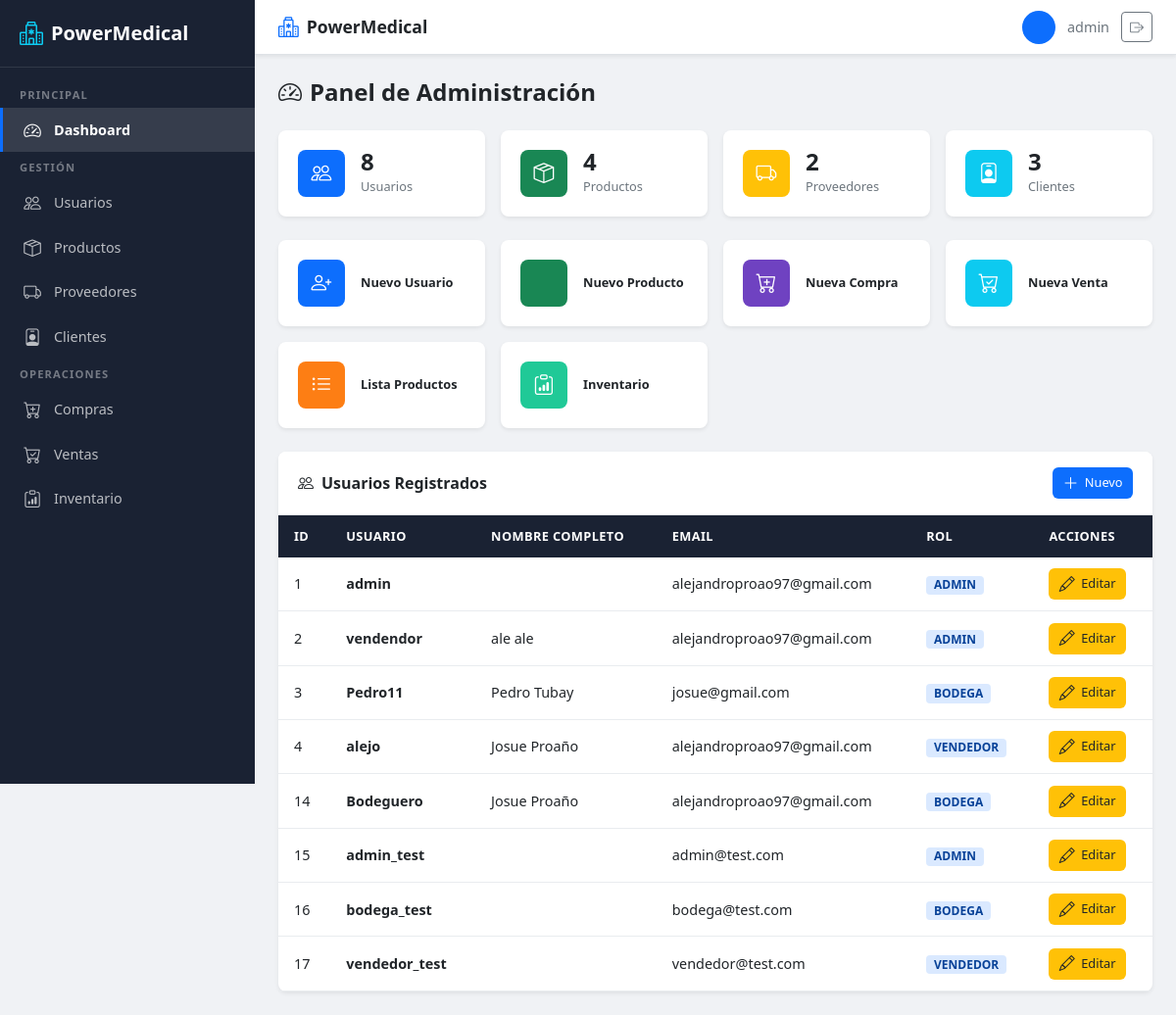
The page /usuarios/dashboard/admin/ (signed in) on the database its author committed.
### usuarios/models.py (models this page shows)
class Usuario(AbstractUser):
    ROLES = [
        ('ADMIN', 'Administrador'),
        ('BODEGA', 'Bodeguero'),
        ('VENDEDOR', 'Vendedor'),
    ]
    rol = models.CharField(
        max_length=15,
        choices=ROLES,
        default='VENDEDOR'
    )

### usuarios/views.py (the view)
# urls.py: path('dashboard/admin/', views.dashboard_admin, name='dashboard_admin'),
@roles_permitidos('ADMIN')
def dashboard_admin(request):
    context = {
        'usuarios': Usuario.objects.all(),
        'productos_count': Producto.objects.filter(estado='ACTIVO').count(),
        'proveedores_count': Proveedor.objects.filter(estado='ACTIVO').count(),
        'clientes_count': Cliente.objects.filter(estado='ACTIVO').count(),
    }
    return render(request, 'usuarios/dashboard_admin.html', context)

### usuarios/views.py (called while the page is built)
def roles_permitidos(*roles):
    def decorator(view_func):
        @wraps(view_func)
        @login_required
        def wrapper(request, *args, **kwargs):
            if request.user.is_superuser or request.user.rol in roles:
                return view_func(request, *args, **kwargs)
            return redirect('redireccion_rol')
        return wrapper
    return decorator

### usuarios/templates/usuarios/dashboard_admin.html (shortened to what this page needs)
{% extends 'usuarios/base.html' %}
{% block content %}
<div class="pm-page-header">
    <h2><i class="bi bi-speedometer2 me-2"></i>Panel de Administración</h2>
</div>
<div class="row g-3 mb-4">
    <div class="col-sm-6 col-lg-3">
        <a href="{% url 'registro_usuario' %}" class="pm-stat-card">
            <div class="pm-stat-icon pm-bg-primary">
                <i class="bi bi-people"></i>
            </div>
            <div class="pm-stat-info">
                <h3>{{ usuarios|length }}</h3>
                <p>Usuarios</p>
            </div>
        </a>
    </div>
    <div class="col-sm-6 col-lg-3">
        <a href="{% url 'lista_productos' %}" class="pm-stat-card">
            <div class="pm-stat-icon pm-bg-success">
                <i class="bi bi-box-seam"></i>
            </div>
            <div class="pm-stat-info">
                <h3>{{ productos_count }}</h3>
                <p>Productos</p>
            </div>
        </a>
    </div>
    <div class="col-sm-6 col-lg-3">
        <a href="{% url 'registrar_proveedor' %}" class="pm-stat-card">
            <div class="pm-stat-icon pm-bg-warning">
                <i class="bi bi-truck"></i>
            </div>
            <div class="pm-stat-info">
                <h3>{{ proveedores_count }}</h3>
                <p>Proveedores</p>
            </div>
        </a>
    </div>
    <div class="col-sm-6 col-lg-3">
        <a href="{% url 'registrar_cliente' %}" class="pm-stat-card">
            <div class="pm-stat-icon pm-bg-info">
                <i class="bi bi-person-badge"></i>
            </div>
            <div class="pm-stat-info">
                <h3>{{ clientes_count }}</h3>
                <p>Clientes</p>
            </div>
        </a>
    </div>
</div>
<div class="row g-3 mb-4">
    <div class="col-sm-6 col-md-4 col-lg-3">
        <a href="{% url 'registro_usuario' %}" class="pm-stat-card">
            <div class="pm-stat-icon" style="background:#0d6efd"><i class="bi bi-person-plus"></i></div>
            <div class="pm-stat-info">
                <p style="font-weight:600;color:#212529;margin:0">Nuevo Usuario</p>
            </div>
        </a>
    </div>
    <div class="col-sm-6 col-md-4 col-lg-3">
        <a href="{% url 'registro_producto' %}" class="pm-stat-card">
            <div class="pm-stat-icon" style="background:#198754"></div>
            <div class="pm-stat-info">
                <p style="font-weight:600;color:#212529;margin:0">Nuevo Producto</p>
            </div>
        </a>
    </div>
    <div class="col-sm-6 col-md-4 col-lg-3">
        <a href="{% url 'registrar_compra' %}" class="pm-stat-card">
            <div class="pm-stat-icon" style="background:#6f42c1"><i class="bi bi-cart-plus"></i></div>
            <div class="pm-stat-info">
                <p style="font-weight:600;color:#212529;margin:0">Nueva Compra</p>
            </div>
        </a>
    </div>
    <div class="col-sm-6 col-md-4 col-lg-3">
        <a href="{% url 'registrar_venta' %}" class="pm-stat-card">
            <div class="pm-stat-icon" style="background:#0dcaf0"><i class="bi bi-cart-check"></i></div>
            <div class="pm-stat-info">
                <p style="font-weight:600;color:#212529;margin:0">Nueva Venta</p>
            </div>
        </a>
    </div>
    <div class="col-sm-6 col-md-4 col-lg-3">
        <a href="{% url 'lista_productos' %}" class="pm-stat-card">
            <div class="pm-stat-icon" style="background:#fd7e14"><i class="bi bi-list-ul"></i></div>
            <div class="pm-stat-info">
                <p style="font-weight:600;color:#212529;margin:0">Lista Productos</p>
            </div>
        </a>
    </div>
    <div class="col-sm-6 col-md-4 col-lg-3">
        <a href="{% url 'lista_inventario' %}" class="pm-stat-card">
            <div class="pm-stat-icon" style="background:#20c997"><i class="bi bi-clipboard-data"></i></div>
            <div class="pm-stat-info">
                <p style="font-weight:600;color:#212529;margin:0">Inventario</p>
            </div>
        </a>
    </div>
</div>
<div class="pm-card">
    <div class="pm-card-header">
        <span><i class="bi bi-people me-2"></i>Usuarios Registrados</span>
        <a href="{% url 'registro_usuario' %}" class="pm-btn pm-btn-primary pm-btn-sm">
            <i class="bi bi-plus-lg"></i> Nuevo
        </a>
    </div>
    <div class="pm-card-body p-0">
        <div class="pm-table-responsive">
            <table class="pm-table">
                <thead>
                    <tr>
                        <th>ID</th>
                        <th>Usuario</th>
                        <th>Nombre Completo</th>
                        <th>Email</th>
                        <th>Rol</th>
                        <th>Acciones</th>
                    </tr>
                </thead>
                <tbody>
                    {% for usuario in usuarios %}
                    <tr>
                        <td>{{ usuario.id }}</td>
                        <td><strong>{{ usuario.username }}</strong></td>
                        <td>{{ usuario.first_name }} {{ usuario.last_name }}</td>
                        <td>{{ usuario.email|default:"-" }}</td>
                        <td><span class="pm-badge pm-badge-role">{{ usuario.rol }}</span></td>
                        <td>
                            <a href="{% url 'editar_usuario' usuario.id %}" class="pm-btn pm-btn-warning pm-btn-sm">
                                <i class="bi bi-pencil"></i> Editar
                            </a>
                        </td>
                    </tr>
                    {% endfor %}
                </tbody>
            </table>
        </div>
    </div>
</div>
{% endblock %}

### usuarios/templates/usuarios/base.html (shortened to what this page needs)
{% load static %}
<!DOCTYPE html>
<html lang="es">
<head>
    <link href="https://cdn.jsdelivr.net/npm/bootstrap@5.3.0/dist/css/bootstrap.min.css" rel="stylesheet">
    <link href="https://cdn.jsdelivr.net/npm/bootstrap-icons@1.11.0/font/bootstrap-icons.css" rel="stylesheet">
    <link href="{% static 'usuarios/css/style.css' %}" rel="stylesheet">
</head>
<body>
    <aside class="pm-sidebar" id="sidebar">
        <a class="pm-sidebar-brand" href="{% url 'redireccion_rol' %}">
            <i class="bi bi-hospital"></i>
            <span>PowerMedical</span>
        </a>
        <nav class="pm-sidebar-nav">
            {% if user.is_superuser or user.rol == 'ADMIN' %}
                <div class="nav-section">Principal</div>
                <a class="nav-link {% if request.resolver_match.url_name == 'dashboard_admin' %}active{% endif %}" href="{% url 'dashboard_admin' %}">
                    <i class="bi bi-speedometer2"></i>
                    <span>Dashboard</span>
                </a>
                <div class="nav-section">Gestión</div>
                <a class="nav-link {% if request.resolver_match.url_name == 'registro_usuario' or request.resolver_match.url_name == 'editar_usuario' %}active{% endif %}" href="{% url 'registro_usuario' %}">
                    <i class="bi bi-people"></i>
                    <span>Usuarios</span>
                </a>
                <a class="nav-link " href="{% url 'lista_productos' %}">
                    <i class="bi bi-box-seam"></i>
                    <span>Productos</span>
                </a>
                <a class="nav-link {% if request.resolver_match.url_name == 'registrar_proveedor' %}active{% endif %}" href="{% url 'registrar_proveedor' %}">
                    <i class="bi bi-truck"></i>
                    <span>Proveedores</span>
                </a>
                <a class="nav-link {% if request.resolver_match.url_name == 'registrar_cliente' %}active{% endif %}" href="{% url 'registrar_cliente' %}">
                    <i class="bi bi-person-badge"></i>
                    <span>Clientes</span>
                </a>
                <div class="nav-section">Operaciones</div>
                <a class="nav-link {% if request.resolver_match.url_name == 'registrar_compra' %}active{% endif %}" href="{% url 'registrar_compra' %}">
                    <i class="bi bi-cart-plus"></i>
                    <span>Compras</span>
                </a>
                <a class="nav-link {% if request.resolver_match.url_name == 'registrar_venta' %}active{% endif %}" href="{% url 'registrar_venta' %}">
                    <i class="bi bi-cart-check"></i>
                    <span>Ventas</span>
                </a>
                <a class="nav-link {% if request.resolver_match.url_name == 'lista_inventario' %}active{% endif %}" href="{% url 'lista_inventario' %}">
                    <i class="bi bi-clipboard-data"></i>
                    <span>Inventario</span>
                </a>
            {% endif %}
        </nav>
    </aside>
    <div class="pm-main">
        <header class="pm-navbar">
            <a class="pm-navbar-brand" href="{% url 'redireccion_rol' %}">
                <i class="bi bi-hospital"></i>
                <span>PowerMedical</span>
            </a>
            <div class="pm-navbar-user">
                <div class="user-avatar">
                </div>
                <span class="d-none d-md-inline">
                    {{ user.first_name }} {{ user.last_name|default:user.username }}
                </span>
                <a href="{% url 'logout' %}" class="btn btn-outline-secondary btn-sm" title="Cerrar sesión">
                    <i class="bi bi-box-arrow-right"></i>
                </a>
            </div>
        </header>
        <main class="pm-content">
            {% block content %}{% endblock %}
        </main>
    </div>
</body>
</html>

### rows shown on the page
Usuario: last_name "admin", id "1", username "admin", email "alejandroproao97@gmail.com", rol "ADMIN"
Usuario: id "2", username "vendendor", first_name "ale", last_name "ale", email "alejandroproao97@gmail.com", rol "ADMIN"
Usuario: id "3", username "Pedro11", first_name "Pedro", last_name "Tubay", email "josue@gmail.com", rol "BODEGA"
Usuario: id "4", username "alejo", first_name "Josue", last_name "Proaño", email "alejandroproao97@gmail.com", rol "VENDEDOR"
Usuario: id "14", username "Bodeguero", first_name "Josue", last_name "Proaño", email "alejandroproao97@gmail.com", rol "BODEGA"
Usuario: id "15", username "admin_test", email "admin@test.com", rol "ADMIN"
Usuario: id "16", username "bodega_test", email "bodega@test.com", rol "BODEGA"
Usuario: id "17", username "vendedor_test", email "vendedor@test.com", rol "VENDEDOR"

### other values the page prints
{{ usuarios|length }} "8"
{{ productos_count }} "4"
{{ proveedores_count }} "2"
{{ clientes_count }} "3"
